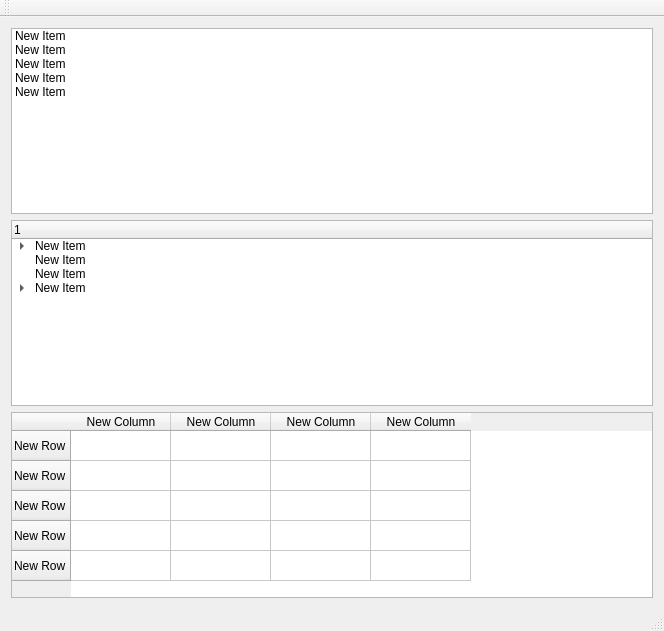
<?xml version="1.0" encoding="UTF-8"?>
<ui version="4.0">
 <class>MainWindow</class>
 <widget class="QMainWindow" name="MainWindow">
  <property name="geometry">
   <rect>
    <x>0</x>
    <y>0</y>
    <width>664</width>
    <height>631</height>
   </rect>
  </property>
  <property name="windowTitle">
   <string>MainWindow</string>
  </property>
  <widget class="QWidget" name="centralWidget">
   <layout class="QVBoxLayout" name="verticalLayout">
    <item>
     <widget class="QListWidget" name="listWidget">
      <item>
       <property name="text">
        <string>New Item</string>
       </property>
      </item>
      <item>
       <property name="text">
        <string>New Item</string>
       </property>
      </item>
      <item>
       <property name="text">
        <string>New Item</string>
       </property>
      </item>
      <item>
       <property name="text">
        <string>New Item</string>
       </property>
      </item>
      <item>
       <property name="text">
        <string>New Item</string>
       </property>
      </item>
     </widget>
    </item>
    <item>
     <widget class="QTreeWidget" name="treeWidget">
      <column>
       <property name="text">
        <string>1</string>
       </property>
      </column>
      <item>
       <property name="text">
        <string>New Item</string>
       </property>
       <item>
        <property name="text">
         <string>New Subitem</string>
        </property>
        <item>
         <property name="text">
          <string>New Subitem</string>
         </property>
        </item>
        <item>
         <property name="text">
          <string>New Item</string>
         </property>
        </item>
       </item>
      </item>
      <item>
       <property name="text">
        <string>New Item</string>
       </property>
      </item>
      <item>
       <property name="text">
        <string>New Item</string>
       </property>
      </item>
      <item>
       <property name="text">
        <string>New Item</string>
       </property>
       <item>
        <property name="text">
         <string>New Subitem</string>
        </property>
        <item>
         <property name="text">
          <string>New Subitem</string>
         </property>
        </item>
       </item>
      </item>
     </widget>
    </item>
    <item>
     <widget class="QTableWidget" name="tableWidget">
      <row>
       <property name="text">
        <string>New Row</string>
       </property>
      </row>
      <row>
       <property name="text">
        <string>New Row</string>
       </property>
      </row>
      <row>
       <property name="text">
        <string>New Row</string>
       </property>
      </row>
      <row>
       <property name="text">
        <string>New Row</string>
       </property>
      </row>
      <row>
       <property name="text">
        <string>New Row</string>
       </property>
      </row>
      <column>
       <property name="text">
        <string>New Column</string>
       </property>
      </column>
      <column>
       <property name="text">
        <string>New Column</string>
       </property>
      </column>
      <column>
       <property name="text">
        <string>New Column</string>
       </property>
      </column>
      <column>
       <property name="text">
        <string>New Column</string>
       </property>
      </column>
     </widget>
    </item>
   </layout>
  </widget>
  <widget class="QMenuBar" name="menuBar">
   <property name="geometry">
    <rect>
     <x>0</x>
     <y>0</y>
     <width>664</width>
     <height>22</height>
    </rect>
   </property>
  </widget>
  <widget class="QToolBar" name="mainToolBar">
   <attribute name="toolBarArea">
    <enum>TopToolBarArea</enum>
   </attribute>
   <attribute name="toolBarBreak">
    <bool>false</bool>
   </attribute>
  </widget>
  <widget class="QStatusBar" name="statusBar"/>
 </widget>
 <layoutdefault spacing="6" margin="11"/>
 <resources/>
 <connections/>
</ui>
